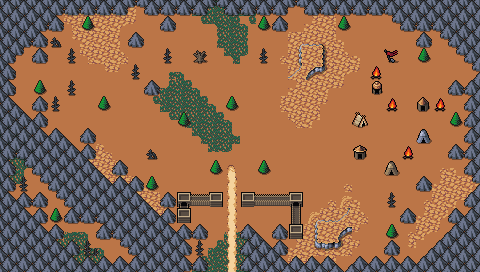

Tiled map render using the project's own tile images. Description and the map definition, with tile-layer contents summarised, below:
An orthogonal 30x17 tile map with 16x16 px tiles, 5 tile layers (SubBackGround, Background, Ground, Clutter, ...), 3 tilesets and 35 objects.

<map version="1.10" tiledversion="1.10.1" orientation="orthogonal" renderorder="right-down" width="30" height="17" tilewidth="16" tileheight="16" infinite="0" nextlayerid="9" nextobjectid="87">
 <editorsettings>
  <export target="wastetown..tmx" format="tmx" />
 </editorsettings>
 <tileset firstgid="1" source="../../../../common/maps/tileset/main.tsx" />
 <tileset firstgid="10113" source="../../../../common/maps/tileset/buildings.tsx" />
 <tileset firstgid="11905" source="../../../../common/maps/tileset/main-nocollide.tsx" />
 <layer id="7" name="SubBackGround" width="30" height="17">
  <data>[510 cells, 9 non-empty, 1 distinct tile ids]</data>
 </layer>
 <layer id="1" name="Background" width="30" height="17">
  <data>[510 cells, 506 non-empty, 14 distinct tile ids]</data>
 </layer>
 <layer id="2" name="Ground" width="30" height="17">
  <data>[510 cells, 264 non-empty, 55 distinct tile ids]</data>
 </layer>
 <layer id="3" name="Clutter" width="30" height="17">
  <data>[510 cells, 150 non-empty, 42 distinct tile ids]</data>
 </layer>
 <layer id="8" name="AboveClutter" width="30" height="17">
  <properties>
   <property name="spriteLayer" type="bool" value="true" />
  </properties>
  <data>[510 cells, 20 non-empty, 13 distinct tile ids]</data>
 </layer>
 <objectgroup id="4" name="Objects">
  <object id="38" template="../../../../common/maps/obj/entry_up.tx" x="208" y="270.841" width="32" height="16">
   <properties>
    <property name="teleport" value="" />
   </properties>
  </object>
  <object id="51" template="../../obj/treasure.tx" x="345.371" y="255.656" />
  <object id="52" template="../../../../common/maps/obj/gold.tx" x="432.659" y="61.182" />
  <object id="53" template="../../../../common/maps/obj/enemy.tx" x="416.189" y="163.228">
   <properties>
    <property name="enemy" value="Bandit Slingshot" />
    <property name="threatRange" type="int" value="30" />
   </properties>
  </object>
  <object id="54" template="../../../../common/maps/obj/enemy.tx" x="200.37" y="148.355">
   <properties>
    <property name="enemy" value="Bandit Scoundrel" />
    <property name="threatRange" type="int" value="40" />
    <property name="waypoints" value="76,78,79,78" />
   </properties>
  </object>
  <object id="55" template="../../../../common/maps/obj/enemy.tx" x="390.398" y="96.5401">
   <properties>
    <property name="effect" value="{ &quot;startBattleWithCard&quot;: [ &quot;Bedlam&quot; ] }" />
    <property name="enemy" value="Bandit Leader" />
    <property name="pursueRange" type="int" value="30" />
    <property name="threatRange" type="int" value="50" />
   </properties>
  </object>
  <object id="57" template="../../../../common/maps/obj/enemy.tx" x="277.655" y="115.562">
   <properties>
    <property name="enemy" value="Bandit Scoundrel" />
    <property name="threatRange" type="int" value="40" />
    <property name="waypoints" value="80,81,80,82,71,80" />
   </properties>
  </object>
  <object id="58" template="../../../../common/maps/obj/enemy.tx" x="302.949" y="63.3143">
   <properties>
    <property name="enemy" value="Bandit Archer" />
    <property name="threatRange" type="int" value="40" />
   </properties>
  </object>
  <object id="59" template="../../../../common/maps/obj/enemy.tx" x="96.6149" y="49.3271">
   <properties>
    <property name="enemy" value="Bandit Trapmaster" />
    <property name="threatRange" type="int" value="20" />
    <property name="waypoints" value="74,73,75,74,75,73" />
   </properties>
  </object>
  <object id="60" template="../../../../common/maps/obj/gold.tx" x="16" y="106" />
  <object id="61" template="../../../../common/maps/obj/enemy.tx" x="318.873" y="238.147">
   <properties>
    <property name="enemy" value="Bandit Archer" />
    <property name="threatRange" type="int" value="40" />
   </properties>
  </object>
  <object id="62" template="../../../../common/maps/obj/gold.tx" x="446.446" y="76.1664" />
  <object id="63" template="../../../../common/maps/obj/enemy.tx" x="397.481" y="144.188">
   <properties>
    <property name="enemy" value="Bandit Scoundrel" />
    <property name="threatRange" type="int" value="30" />
   </properties>
  </object>
  <object id="64" template="../../../../common/maps/obj/enemy.tx" x="193.279" y="42.276">
   <properties>
    <property name="enemy" value="Bandit Trapmaster" />
    <property name="threatRange" type="int" value="20" />
    <property name="waypoints" value="71,70,71,68" />
   </properties>
  </object>
  <object id="65" template="../../obj/booster.tx" x="429.242" y="78.8132">
   <properties>
    <property name="reward">[{"editions":["MH1","MH2","LTR","MH3","2XM"],"type":"card","count":10,"rarity":["Common"]},{"editions":["MH1","MH2","LTR","MH3","2XM"],"type":"card","count":3,"rarity":["Uncommon"]},{"editions":["MH1","MH2","LTR","MH3","2XM"],"type":"card","count":3,"rarity":["Rare","Mythic Rare"]}]</property>
   </properties>
  </object>
  <object id="66" template="../../obj/treasure.tx" x="17.4087" y="81.4599" />
  <object id="67" template="../../../../common/maps/obj/waypoint.tx" x="282.612" y="49.699" />
  <object id="68" template="../../../../common/maps/obj/waypoint.tx" x="175.419" y="48.6403" />
  <object id="69" template="../../../../common/maps/obj/waypoint.tx" x="175.419" y="105.545" />
  <object id="70" template="../../../../common/maps/obj/waypoint.tx" x="224.119" y="83.5773" />
  <object id="71" template="../../../../common/maps/obj/waypoint.tx" x="222.002" y="46.7876" />
  <object id="73" template="../../../../common/maps/obj/waypoint.tx" x="94.9583" y="92.8409" />
  <object id="74" template="../../../../common/maps/obj/waypoint.tx" x="95.7523" y="34.6126" />
  <object id="75" template="../../../../common/maps/obj/waypoint.tx" x="142.07" y="123.014" />
  <object id="76" template="../../../../common/maps/obj/waypoint.tx" x="173.302" y="163.244" />
  <object id="77" template="../../../../common/maps/obj/waypoint.tx" x="208.768" y="140.747" />
  <object id="78" template="../../../../common/maps/obj/waypoint.tx" x="315.432" y="151.863" />
  <object id="79" template="../../../../common/maps/obj/waypoint.tx" x="316.226" y="210.356" />
  <object id="80" template="../../../../common/maps/obj/waypoint.tx" x="313.315" y="99.1931" />
  <object id="81" template="../../../../common/maps/obj/waypoint.tx" x="362.279" y="48.1109" />
  <object id="82" template="../../../../common/maps/obj/waypoint.tx" x="254.292" y="117.191" />
  <object id="83" template="../../../../common/maps/obj/manashards.tx" x="241.058" y="39.906" />
  <object id="84" template="../../../../common/maps/obj/manashards.tx" x="399.069" y="48.905" />
  <object id="85" template="../../../../common/maps/obj/manashards.tx" x="416.538" y="224.649" />
  <object id="86" template="../../../../common/maps/obj/manashards.tx" x="47.8463" y="127.778" />
 </objectgroup>
</map>
